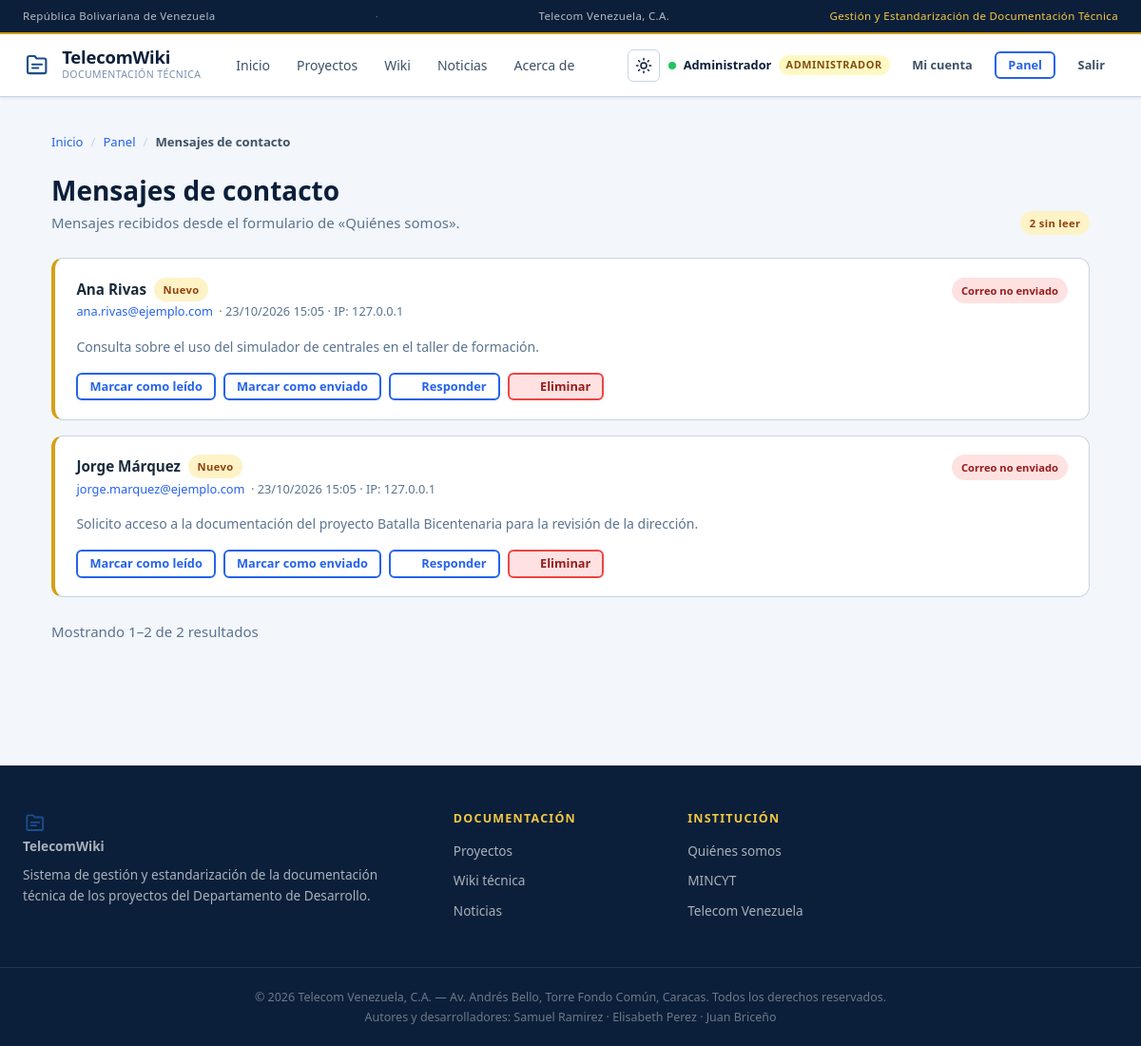
The page /frontend/admin/mensajes_contacto.php (signed in) on the database its author committed.
### tables this page shows
CREATE TABLE `usuarios` (
    `id`            INT UNSIGNED NOT NULL AUTO_INCREMENT,
    `nombre`        VARCHAR(100)  NOT NULL,
    `apellido`      VARCHAR(100)  NOT NULL,
    `usuario`       VARCHAR(50)   NOT NULL,
    `email`         VARCHAR(150)  NOT NULL,
    `password`      VARCHAR(255)  NOT NULL,
    `rol`           ENUM('lector','editor','supervisor','admin') NOT NULL DEFAULT 'lector',
    `activo`        TINYINT(1)    NOT NULL DEFAULT 1,
    `ultimo_acceso` DATETIME      NULL DEFAULT NULL,
    `creado_en`     DATETIME      NOT NULL DEFAULT CURRENT_TIMESTAMP,
    PRIMARY KEY (`id`),
    UNIQUE KEY `uq_usuarios_usuario` (`usuario`),
    UNIQUE KEY `uq_usuarios_email`   (`email`),
    KEY `idx_usuarios_rol_activo` (`rol`,`activo`)
);

CREATE TABLE `mensajes_contacto` (
    `id`          INT UNSIGNED NOT NULL AUTO_INCREMENT,
    `nombre`      VARCHAR(150) NOT NULL,
    `email`       VARCHAR(150) NOT NULL,
    `mensaje`     TEXT         NOT NULL,
    `ip`          VARCHAR(45)  NULL,
    `leido`       TINYINT(1)   NOT NULL DEFAULT 0,
    `enviado_ok`  TINYINT(1)   NOT NULL DEFAULT 0,
    `creado_en`   DATETIME     NOT NULL DEFAULT CURRENT_TIMESTAMP,
    PRIMARY KEY (`id`),
    KEY `idx_mensajes_leido` (`leido`,`creado_en`)
);

### backend/lib/bootstrap.php (called while the page is built, shortened)
<?php
require_once __DIR__ . '/../config/db.php';
require_once __DIR__ . '/helpers.php';
require_once __DIR__ . '/auth.php';
require_once __DIR__ . '/permisos.php';
require_once __DIR__ . '/validate.php';
require_once __DIR__ . '/paginate.php';
require_once __DIR__ . '/render.php';
function abrirPagina(string $titulo = ''): void {
    include FRONTEND . '/partials/header.php';
}
function cerrarPagina(): void {
    include FRONTEND . '/partials/footer.php';
}

### backend/lib/auth.php (called while the page is built, shortened)
<?php
require_once __DIR__ . '/../config/db.php';
function isLoggedIn(): bool {
    return isset($_SESSION['user_id']);
}
function currentUser(): ?array {
    static $cache = null;
    if ($cache !== null) {
        return $cache;
    }
    $id = (int) $_SESSION['user_id'];
    $row = dbUnica(
        'SELECT id, nombre, apellido, usuario, email, rol, activo
           FROM usuarios WHERE id = ? LIMIT 1',
        [$id]
    );
    $cache = [
        'id'       => (int) $row['id'],
        'nombre'   => $row['nombre'],
        'apellido' => $row['apellido'],
        'usuario'  => $row['usuario'],
        'email'    => $row['email'],
        'rol'      => $row['rol'],
    ];
    return $cache;
}
function requireLogin(): void {
    if (!isLoggedIn() || currentUser() === null) {
        $_SESSION['intento_url'] = $_SERVER['REQUEST_URI'] ?? '';
        header('Location: ' . SITE_URL . '/login.php');
        exit;
    }
}
    ?>

### backend/config/db.php (called while the page is built, shortened)
<?php
function getDB(): PDO {
    static $pdo = null;
    if ($pdo === null) {
        $dsn = 'mysql:host=' . DB_HOST . ';port=' . DB_PORT
             . ';dbname=' . DB_NAME . ';charset=utf8mb4';
        try {
            $pdo = new PDO($dsn, DB_USER, DB_PASS, [
                PDO::ATTR_ERRMODE            => PDO::ERRMODE_EXCEPTION,
                PDO::ATTR_DEFAULT_FETCH_MODE => PDO::FETCH_ASSOC,
                PDO::ATTR_EMULATE_PREPARES   => false,
            ]);
        } catch (PDOException $e) {
            error_log('[db.php] Error de conexión a MySQL: ' . $e->getMessage());
            http_response_code(503);
            die('<div>'
              . '<strong>El sitio no está disponible en este momento.</strong><br>'
              . '<small>Intenta nuevamente en unos minutos. Si el problema persiste, '
              . 'verificá que MySQL esté iniciado (XAMPP → pestaña MySQL) y que exista '
              . 'la base de datos <em>telecom_wiki</em>.</small></div>');
        }
    }
    return $pdo;
}
function dbUnica(string $sql, array $params = []) {
    $st = getDB()->prepare($sql);
    $st->execute($params);
    return $st->fetch();
}

### backend/lib/permisos.php (called while the page is built, shortened)
<?php
function nivelRol(?string $rol): int {
    return JERARQUIA_ROLES[$rol] ?? 0;
}
function puede(string $capacidad, ?array $usuario = null): bool {
    $minimo = CAPACIDADES[$capacidad] ?? 'admin';
    $usuario = $usuario ?? currentUser();
    return nivelRol($usuario['rol']) >= nivelRol($minimo);
}
function requierePermiso(string $capacidad): void {
    requireLogin();
}

### backend/lib/paginate.php (called while the page is built, shortened)
<?php
require_once __DIR__ . '/validate.php';
function paginar(int $total, int $porPagina = 0): array {
    $porPagina = $porPagina > 0 ? $porPagina : POR_PAGINA;
    $totalPaginas = max(1, (int) ceil($total / $porPagina));
    $pagina = entero($_GET['pagina'] ?? 1, 1);
    $pagina = max(1, min($pagina, $totalPaginas));
    return [
        'pagina'        => $pagina,
        'por_pagina'    => $porPagina,
        'offset'        => ($pagina - 1) * $porPagina,
        'total_paginas' => $totalPaginas,
        'total'         => $total,
    ];
}
function resumenPaginacion(array $pag): string {
    $desde = $pag['offset'] + 1;
    $hasta = min($pag['offset'] + $pag['por_pagina'], $pag['total']);
    return 'Mostrando ' . $desde . '–' . $hasta . ' de ' . $pag['total'] . ' resultados';
}

### backend/lib/validate.php (called while the page is built, shortened)
<?php
require_once __DIR__ . '/helpers.php';
function entero($v, int $defecto = 0): int {
    return filter_var($v, FILTER_VALIDATE_INT) !== false ? (int) $v : $defecto;
}

### frontend/admin/mensajes_contacto.php (the view, shortened to what this page needs)
<?php
require_once dirname(__DIR__, 2) . '/backend/lib/bootstrap.php';
requierePermiso('mensaje.gestionar');
$totalNoLeidos = (int) getDB()->query(
    'SELECT COUNT(*) FROM mensajes_contacto WHERE leido = 0'
)->fetchColumn();
$total = (int) getDB()->query('SELECT COUNT(*) FROM mensajes_contacto')->fetchColumn();
$pag   = paginar($total, POR_PAGINA_ADMIN);
$st = getDB()->prepare(
    'SELECT * FROM mensajes_contacto
      ORDER BY leido ASC, creado_en DESC
      LIMIT :n OFFSET :o'
);
$st->bindValue(':n', $pag['por_pagina'], PDO::PARAM_INT);
$st->bindValue(':o', $pag['offset'], PDO::PARAM_INT);
$st->execute();
$mensajes = $st->fetchAll();
$cssExtra  = 'admin.css';
abrirPagina();
?>
<div class="container container--panel">
    <?= migaDePan([
        ['Inicio' => 'index.php'],
        ['Panel' => 'admin/index.php'],
        ['Mensajes de contacto' => null],
    ]) ?>
    <div class="seccion-cabecera">
        <div>
            <h1>Mensajes de contacto</h1>
            <p class="muted">Mensajes recibidos desde el formulario de «Quiénes somos».</p>
        </div>
        <?php if ($totalNoLeidos): ?>
            <span class="chip chip--aviso"><?= $totalNoLeidos ?> sin leer</span>
        <?php endif; ?>
    </div>
    <?php if (!$mensajes): ?>
        <div class="alert alert-info">Todavía no se recibió ningún mensaje de contacto.</div>
    <?php else: ?>
        <ul class="lista-mensajes">
            <?php foreach ($mensajes as $m): ?>
            <li class="tarjeta-mensaje<?= $m['leido'] ? '' : ' tarjeta-mensaje--nuevo' ?>">
                <header class="tarjeta-mensaje__cabecera">
                    <div>
                        <p class="tarjeta-mensaje__nombre">
                            <?= e($m['nombre']) ?>
                            <?php if (!$m['leido']): ?>
                                <span class="chip chip--aviso">Nuevo</span>
                            <?php endif; ?>
                        </p>
                        <p class="muted">
                            <a href="mailto:<?= e($m['email']) ?>"><?= e($m['email']) ?></a>
                            · <?= e(fecha($m['creado_en'], 'd/m/Y H:i')) ?>
                            <?php if ($m['ip']): ?> · IP: <?= e($m['ip']) ?><?php endif; ?>
                        </p>
                    </div>
                    <div>
                        <?php if ($m['enviado_ok']): ?>
                            <span class="status-badge status-activo">Correo enviado</span>
                        <?php else: ?>
                            <span class="status-badge status-rechazada">Correo no enviado</span>
                        <?php endif; ?>
                    </div>
                </header>
                <p class="tarjeta-mensaje__cuerpo"><?= e($m['mensaje']) ?></p>
                <div class="tarjeta-mensaje__acciones">
                    <form method="post" action="<?= e(url('admin/mensajes_contacto.php')) ?>">
                        <button class="btn btn-sm btn-outline" type="submit">
                            <?= $m['leido'] ? 'Marcar como no leído' : 'Marcar como leído' ?>
                        </button>
                    </form>
                    <form method="post" action="<?= e(url('admin/mensajes_contacto.php')) ?>"
                          title="El estado automático del correo no siempre es exacto: corregilo según lo que veas en tu bandeja.">
                        <button class="btn btn-sm btn-outline" type="submit">
                            <?= $m['enviado_ok'] ? 'Marcar como no enviado' : 'Marcar como enviado' ?>
                        </button>
                    </form>
                    <a class="btn btn-sm btn-outline" href="mailto:<?= e($m['email']) ?>">
                        <?= icono('mail', 14) ?> Responder
                    </a>
                    <form method="post" action="<?= e(url('admin/mensajes_contacto.php')) ?>"
                          data-confirm-submit="¿Eliminar este mensaje? No se puede deshacer.">
                        <button class="btn btn-sm btn-danger" type="submit">
                            <?= icono('trash', 14) ?> Eliminar
                        </button>
                    </form>
                </div>
            </li>
            <?php endforeach; ?>
        </ul>
        <p class="muted"><?= e(resumenPaginacion($pag)) ?></p>
    <?php endif; ?>
</div>

### frontend/partials/header.php (shortened to what this page needs)
<?php
require_once dirname(__DIR__, 2) . '/backend/lib/bootstrap.php';
$paginaActual = basename($_SERVER['PHP_SELF'] ?? '', '.php');
$seccionDe = [
    'index'              => 'index',
    'proyectos'          => 'proyectos',
    'proyecto'           => 'proyectos',
    'wiki'               => 'wiki',
    'articulo'           => 'wiki',
    'noticias'           => 'noticias',
    'noticia'            => 'noticias',
    'acerca'             => 'acerca',
];
$seccionActiva = $seccionDe[$paginaActual] ?? '';
$enlaces = [
    'index'     => ['Inicio',     'index.php'],
    'proyectos' => ['Proyectos',  'proyectos.php'],
    'wiki'      => ['Wiki',       'wiki.php'],
    'noticias'  => ['Noticias',   'noticias.php'],
    'acerca'    => ['Acerca de',  'acerca.php'],
];
$usuario    = currentUser();
$cssExtra   = $cssExtra ?? '';
?>
<!DOCTYPE html>
<html lang="es">
<head>
    <link rel="stylesheet" href="<?= e(url('css/base.css')) ?>">
    <link rel="stylesheet" href="<?= e(url('css/layout.css')) ?>">
    <link rel="stylesheet" href="<?= e(url('css/components.css')) ?>">
    <link rel="stylesheet" href="<?= e(url('css/pages.css')) ?>">
<?php if ($cssExtra !== ''): ?>
    <link rel="stylesheet" href="<?= e(url('css/' . $cssExtra)) ?>">
<?php endif; ?>
</head>
<body>
<div class="bar-top">
    <div class="bar-top__inner container">
        <span>República Bolivariana de Venezuela</span>
        <span class="bar-top__sep" aria-hidden="true">·</span>
        <span>Telecom Venezuela, C.A.</span>
        <span class="bar-top__derecha"><?= e(SITE_TAGLINE) ?></span>
    </div>
</div>
<header class="site-header">
    <div class="site-header__inner container">
        <a class="site-logo" href="<?= e(url('index.php')) ?>">
            <span class="logo-icon" aria-hidden="true">
                <svg width="30" height="30" viewBox="0 0 24 24" fill="none" stroke="currentColor"
                     stroke-width="1.7" stroke-linecap="round" stroke-linejoin="round">
                    <path d="M4 5.5A1.5 1.5 0 0 1 5.5 4H10l1.6 2H18a1.5 1.5 0 0 1 1.5 1.5V17A1.5 1.5 0 0 1 18 18.5H5.5A1.5 1.5 0 0 1 4 17z"/>
                    <path d="M8 11h8M8 14h5"/>
                </svg>
            </span>
            <span class="logo-text">
                <span class="logo-title"><?= e(SITE_NAME) ?></span>
                <span class="logo-sub">Documentación técnica</span>
            </span>
        </a>
        <nav id="nav-principal" class="site-nav" aria-label="Navegación principal">
            <ul>
<?php foreach ($enlaces as $clave => [$texto, $ruta]): ?>
                <li>
                    <a href="<?= e(url($ruta)) ?>"
                       <?= $seccionActiva === $clave ? 'class="is-active" aria-current="page"' : '' ?>>
                        <?= e($texto) ?>
                    </a>
                </li>
<?php endforeach; ?>
            </ul>
        </nav>
        <div class="site-header__actions">
            <button class="theme-toggle" type="button" data-tema-toggle
                    aria-pressed="false"
                    aria-label="Cambiar entre modo claro y modo oscuro">
            </button>
<?php if ($usuario === null): ?>
            <a class="btn btn-outline btn-sm" href="<?= e(url('login.php')) ?>">
                <svg width="16" height="16" viewBox="0 0 20 20" fill="currentColor" aria-hidden="true">
                    <path d="M8 4H5a1 1 0 0 0-1 1v10a1 1 0 0 0 1 1h3M12 7l3 3-3 3M15 10H8"/>
                </svg>
                Iniciar sesión
            </a>
<?php else: ?>
            <span class="user-badge">
                <span class="user-dot" aria-hidden="true"></span>
                <span class="user-badge__nombre"><?= e($usuario['nombre']) ?></span>
                <?= badgeRol($usuario['rol']) ?>
            </span>
            <a class="btn btn-ghost btn-sm" href="<?= e(url('cuenta.php')) ?>">
                Mi cuenta
            </a>
            <?php if (puede('panel.acceder')): ?>
                <a class="btn btn-outline btn-sm" href="<?= e(url('admin/index.php')) ?>">Panel</a>
            <?php endif; ?>
            <form class="form-salir" method="post" action="<?= e(url('logout.php')) ?>">
                <button class="btn btn-ghost btn-sm" type="submit">Salir</button>
            </form>
<?php endif; ?>
        </div>
    </div>
</header>
<main id="contenido" class="main-content">

### backend/lib/render.php (shortened to what this page needs)
<?php
require_once __DIR__ . '/paginate.php';
function migaDePan(array $items): string {
    $html = '<nav class="breadcrumb" aria-label="Miga de pan"><ol>';
    $ultimo = count($items) - 1;
    foreach ($items as $i => $item) {
        $nombre = array_key_first($item);
        $ruta   = $item[$nombre];
        $sep    = $i > 0 ? '<span class="breadcrumb__sep" aria-hidden="true">/</span>' : '';
        if ($i === $ultimo || $ruta === null) {
            $html .= $sep . '<li class="breadcrumb__actual" aria-current="page">' . e($nombre) . '</li>';
        } else {
            $html .= $sep . '<li><a href="' . e(url($ruta)) . '">' . e($nombre) . '</a></li>';
        }
    }
    return $html . '</ol></nav>';
}
function badgeRol(string $rol): string {
    return '<span class="role-tag role-' . e($rol) . '">' . e(etiquetaRol($rol)) . '</span>';
}

### backend/lib/helpers.php (shortened to what this page needs)
<?php
function e(?string $s): string {
    return htmlspecialchars($s ?? '', ENT_QUOTES | ENT_SUBSTITUTE, 'UTF-8');
}
function url(string $ruta = ''): string {
    return SITE_URL . '/' . ltrim($ruta, '/');
}
function fecha(?string $fecha, string $formato = 'd/m/Y'): string {
    $ts = strtotime($fecha);
    return $ts ? date($formato, $ts) : '—';
}
function etiquetaRol(string $rol): string {
    $mapa = ['lector' => 'Lector', 'editor' => 'Editor',
             'supervisor' => 'Supervisor', 'admin' => 'Administrador'];
    return $mapa[$rol] ?? ucfirst($rol);
}
function icono(string $nombre, int $size = 18): string {
    $d = $paths[$nombre] ?? $paths['folder'];
    return '<svg class="icon" width="' . $size . '" height="' . $size
         . '" viewBox="0 0 20 20" fill="currentColor" aria-hidden="true" focusable="false">'
         . $d . '</svg>';
}

### rows shown on the page
usuarios: nombre "Administrador", rol "ADMINISTRADOR"
mensajes_contacto: nombre "Ana Rivas", leido "Nuevo", email "ana.rivas@ejemplo.com", creado_en "23/10/2026 15:05", ip "127.0.0.1", enviado_ok "Correo no enviado", mensaje "Consulta sobre el uso del simulador de centrales en el taller de formación."
mensajes_contacto: nombre "Jorge Márquez", leido "Nuevo", email "jorge.marquez@ejemplo.com", creado_en "23/10/2026 15:05", ip "127.0.0.1", enviado_ok "Correo no enviado", mensaje "Solicito acceso a la documentación del proyecto Batalla Bicentenaria para la revisión de la dirección."

### other values the page prints
SITE_TAGLINE "Gestión y Estandarización de Documentación Técnica"
SITE_NAME "TelecomWiki"
$texto "Inicio"
$texto "Proyectos"
$texto "Wiki"
$texto "Noticias"
$texto "Acerca de"
$nombre "Inicio"
$nombre "Panel"
$nombre "Mensajes de contacto"
$totalNoLeidos "2"
resumenPaginacion($pag) "Mostrando 1–2 de 2 resultados"
SITE_AUTORES "Samuel Ramirez · Elisabeth Perez · Juan Briceño"
